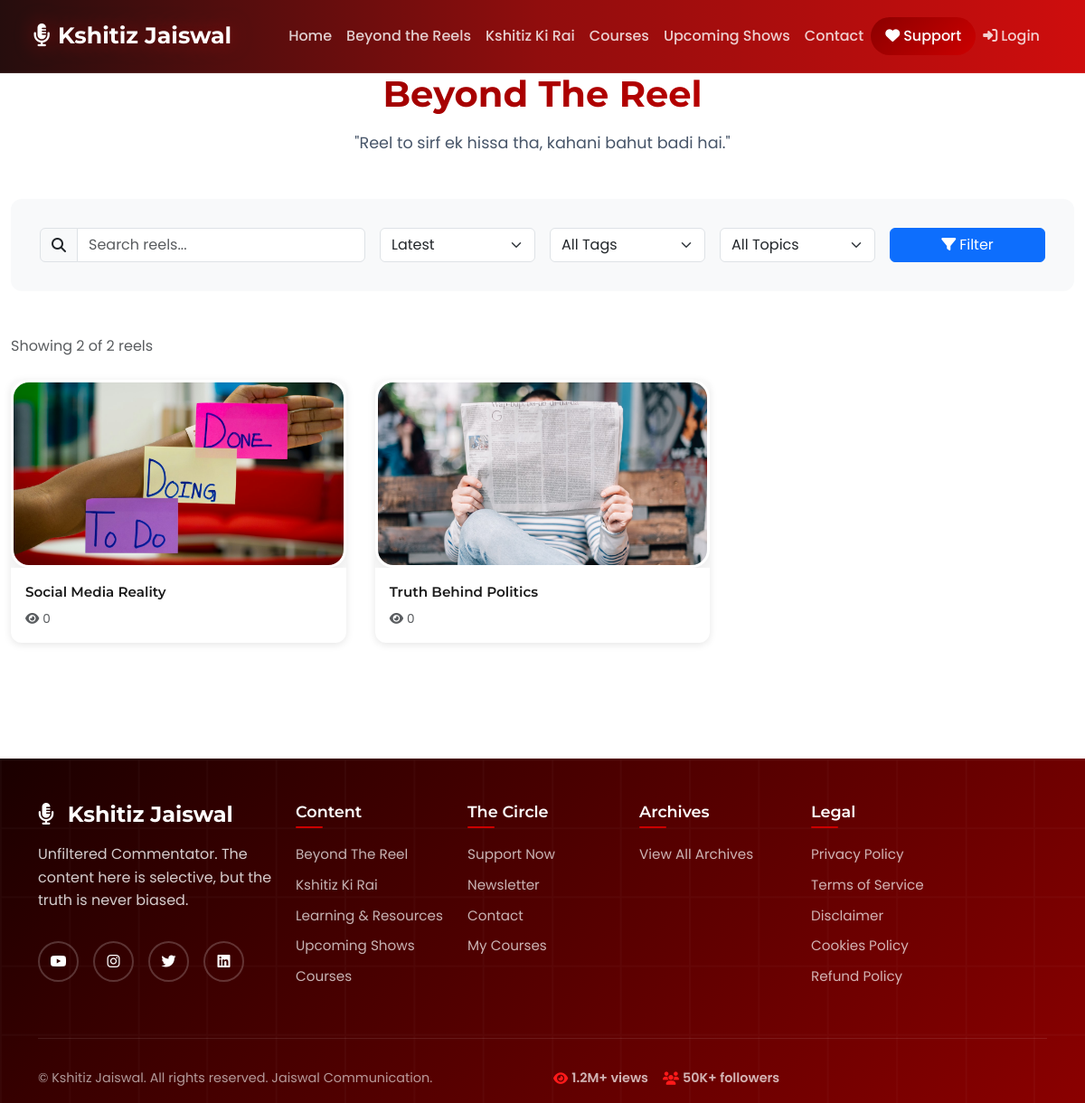
The page /reels on the database as committed earlier.
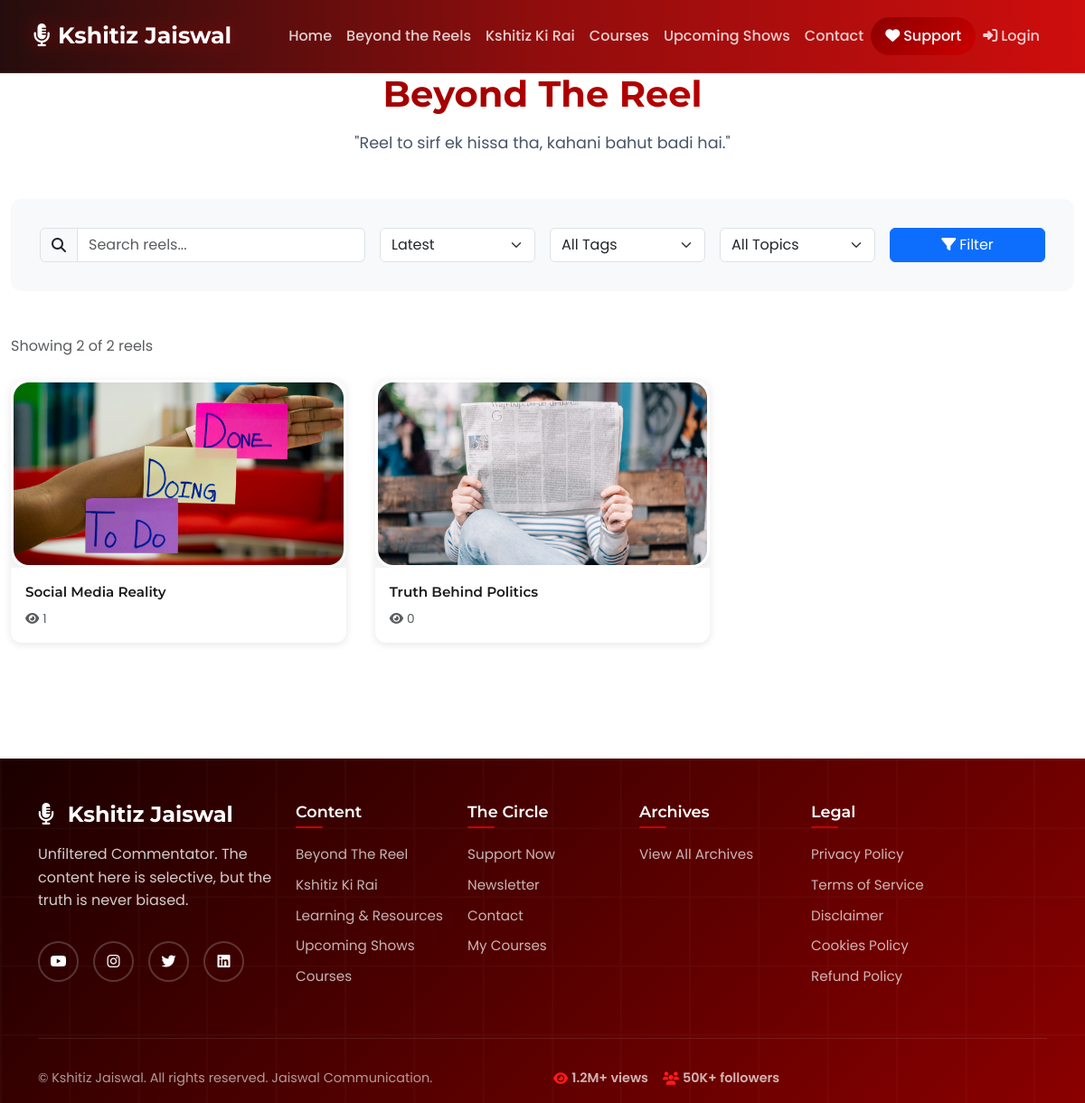
The same page on the database as committed later.
### models.py (models this page shows)
class Reel(db.Model):
    id = db.Column(db.Integer, primary_key=True)
    title = db.Column(db.String(200), nullable=False)
    thumbnail = db.Column(db.String(500))
    video_url = db.Column(db.String(500))
    behind_thought = db.Column(db.Text)
    sources = db.Column(db.Text)  # JSON string of sources list
    extra_context = db.Column(db.Text)
    category_tag = db.Column(db.String(50))  # trending, new, must_watch, fan_favourite, exclusive, behind_scenes
    topic_tag = db.Column(db.String(100))  # Topic for grouping/playlist (e.g., "Vote Chori Issue")
    view_count = db.Column(db.Integer, default=0)  # For popularity tracking
    is_featured = db.Column(db.Boolean, default=False)  # For homepage featured reels
    created_at = db.Column(db.DateTime, default=datetime.utcnow)
    def to_dict(self):
        return {
            'id': self.id,
            'title': self.title,
            'thumbnail': self.thumbnail or '',
            'video_url': self.video_url or '',
            'behind_thought': self.behind_thought or '',
            'sources': json.loads(self.sources) if self.sources else [],
            'extra_context': self.extra_context or '',
            'category_tag': self.category_tag or '',
            'topic_tag': self.topic_tag or '',
            'view_count': self.view_count or 0,
            'is_featured': self.is_featured or False,
            'created_at': self.created_at.isoformat() if self.created_at else ''
        }

### routes.py (the view)
@app.route('/reels')
def reels_library():
    search = request.args.get('search', '')
    sort_by = request.args.get('sort', 'latest')  # latest, oldest, popular
    category = request.args.get('category', '')
    topic = request.args.get('topic', '')
    page = request.args.get('page', 1, type=int)
    per_page = 24  # Show 24 reels per page (grid layout)
    query = Reel.query
    if search:
        query = query.filter(Reel.title.ilike(f'%{search}%'))
    if category:
        query = query.filter_by(category_tag=category)
    if topic:
        query = query.filter_by(topic_tag=topic)
    if sort_by == 'oldest':
        query = query.order_by(Reel.created_at.asc())
    elif sort_by == 'popular':
        query = query.order_by(Reel.view_count.desc())
    else:  # latest
        query = query.order_by(Reel.created_at.desc())
    pagination = query.paginate(page=page, per_page=per_page, error_out=False)
    reels = [reel.to_dict() for reel in pagination.items]
    topics = db.session.query(Reel.topic_tag).filter(Reel.topic_tag != None, Reel.topic_tag != '').distinct().all()
    topic_list = [t[0] for t in topics]
    categories = db.session.query(Reel.category_tag).filter(Reel.category_tag != None, Reel.category_tag != '').distinct().all()
    category_list = [c[0] for c in categories]
    return render_template('reels_library.html',
                         reels=reels,
                         pagination=pagination,
                         topics=topic_list,
                         categories=category_list,
                         current_search=search,
                         current_sort=sort_by,
                         current_category=category,
                         current_topic=topic)

### models.py (called while the page is built)
    @staticmethod
    def get_active_links():
        return SocialLink.query.filter_by(is_active=True).order_by(SocialLink.sort_order).all()

### templates/reels_library.html (shortened to what this page needs)
{% extends "base.html" %}
{% block content %}
<section class="reels-library-section section-padding">
    <div class="container-fluid" style="max-width: 1400px;">
        <div class="library-header text-center mb-5">
            <h1 class="section-title">Beyond The Reel</h1>
            <p class="section-subtitle">"Reel to sirf ek hissa tha, kahani bahut badi hai."</p>
        </div>
        <div class="search-filter-bar mb-5">
            <form method="GET" action="{{ url_for('reels_library') }}" class="row g-3">
                <div class="col-md-4">
                    <div class="input-group">
                        <span class="input-group-text"><i class="fas fa-search"></i></span>
                        <input type="text" class="form-control" name="search" placeholder="Search reels..." value="{{ current_search }}">
                    </div>
                </div>
                <div class="col-md-2">
                    <select name="sort" class="form-select">
                        <option value="latest" {% if current_sort == 'latest' %}selected{% endif %}>Latest</option>
                    </select>
                </div>
                <div class="col-md-2">
                    <select name="category" class="form-select">
                        <option value="">All Tags</option>
                    </select>
                </div>
                <div class="col-md-2">
                    <select name="topic" class="form-select">
                        <option value="">All Topics</option>
                    </select>
                </div>
                <div class="col-md-2">
                    <button type="submit" class="btn btn-primary w-100">
                        <i class="fas fa-filter me-1"></i>Filter
                    </button>
                </div>
            </form>
        </div>
        <div class="results-info mb-4">
            <p class="text-muted">
                Showing {{ reels|length }} of {{ pagination.total }} reels
            </p>
        </div>
        {% if reels %}
        <div class="reels-grid">
            {% for reel in reels %}
            <div class="reel-grid-item">
                <a href="{{ url_for('reel_detail', reel_id=reel.id) }}" class="reel-link">
                    <div class="reel-thumbnail-wrapper">
                        <img src="{{ url_for('static', filename=reel.thumbnail) if reel.thumbnail and not reel.thumbnail.startswith('http') else reel.thumbnail }}"
                             alt="{{ reel.title }}" class="reel-thumbnail">
                    </div>
                    <div class="reel-info">
                        <h6 class="reel-grid-title">{{ reel.title }}</h6>
                        <div class="reel-meta-info">
                            <span class="text-muted"><i class="fas fa-eye me-1"></i>{{ reel.view_count }}</span>
                        </div>
                    </div>
                </a>
            </div>
            {% endfor %}
        </div>
        {% endif %}
    </div>
</section>
{% endblock %}

### templates/base.html (shortened to what this page needs)
<!DOCTYPE html>
<html lang="en">
<head>
    <link href="https://cdn.jsdelivr.net/npm/bootstrap@5.3.0/dist/css/bootstrap.min.css" rel="stylesheet">
    <link rel="stylesheet" href="https://cdnjs.cloudflare.com/ajax/libs/font-awesome/6.4.0/css/all.min.css">
    <link rel="stylesheet" href="{{ url_for('static', filename='css/style.css') }}">
</head>
<body>
    <nav class="navbar navbar-expand-lg navbar-dark fixed-top custom-navbar">
        <div class="container">
            <a class="navbar-brand fw-bold" href="{{ url_for('index') }}">
                <i class="fas fa-microphone-alt me-2"></i>Kshitiz Jaiswal
            </a>
            <div class="collapse navbar-collapse" id="navbarNav">
                <ul class="navbar-nav ms-auto">
                    <li class="nav-item">
                        <a class="nav-link" href="{{ url_for('index') }}">Home</a>
                    </li>
                    <li class="nav-item">
                        <a class="nav-link" href="{{ url_for('reels_library') }}">Beyond the Reels</a>
                    </li>
                    <li class="nav-item">
                        <a class="nav-link" href="{{ url_for('polls_archive') }}">Kshitiz Ki Rai</a>
                    </li>
                    <li class="nav-item">
                        <a class="nav-link" href="{{ url_for('courses') }}">Courses</a>
                    </li>
                    <li class="nav-item">
                        <a class="nav-link" href="{{ url_for('upcoming_shows') }}">Upcoming Shows</a>
                    </li>
                    <li class="nav-item">
                        <a class="nav-link" href="{{ url_for('contact') }}">Contact</a>
                    </li>
                    <li class="nav-item">
                        <a class="nav-link support-btn" href="{{ url_for('index') }}#support">
                            <i class="fas fa-heart me-1"></i>Support
                        </a>
                    </li>
                    <li class="nav-item">
                        <a id="clerk-login-btn" class="nav-link" href="{{ url_for('clerk_login') }}">
                            <i class="fas fa-sign-in-alt me-1"></i>Login
                        </a>
                    </li>
                </ul>
            </div>
        </div>
    </nav>
    <main>
        {% block content %}{% endblock %}
    </main>
    <footer class="footer-section">
        <div class="container">
            <div class="row g-4">
                <div class="col-lg-3 col-md-6">
                    <div class="footer-brand">
                        <h4 class="footer-brand-title">
                            <i class="fas fa-microphone-alt me-2"></i>
                            Kshitiz Jaiswal
                        </h4>
                        <p class="footer-description">Unfiltered Commentator. The content here is selective, but the truth is never biased.</p>
                        <div class="footer-social">
                            {% if social_links %}
                                {% for link in social_links %}
                                <a href="{{ link.url }}" class="footer-social-link {{ link.platform|lower }}" title="{{ link.platform }}" {% if link.url and link.url != '#' %}target="_blank" rel="noopener noreferrer"{% endif %}>
                                    <i class="{{ link.icon_class }}"></i>
                                </a>
                                {% endfor %}
                            {% else %}
                                <a href="#" class="footer-social-link youtube" title="YouTube">
                                    <i class="fab fa-youtube"></i>
                                </a>
                                <a href="#" class="footer-social-link instagram" title="Instagram">
                                    <i class="fab fa-instagram"></i>
                                </a>
                                <a href="#" class="footer-social-link twitter" title="Twitter">
                                    <i class="fab fa-twitter"></i>
                                </a>
                                <a href="#" class="footer-social-link linkedin" title="LinkedIn">
                                    <i class="fab fa-linkedin"></i>
                                </a>
                            {% endif %}
                        </div>
                    </div>
                </div>
                <div class="col-lg-2 col-md-6">
                    <div class="footer-column">
                        <h6 class="footer-column-title">Content</h6>
                        <ul class="footer-links">
                            <li><a href="{{ url_for('reels_library') }}">Beyond The Reel</a></li>
                            <li><a href="{{ url_for('polls_archive') }}">Kshitiz Ki Rai</a></li>
                            <li><a href="{{ url_for('resources') }}">Learning & Resources</a></li>
                            <li><a href="{{ url_for('upcoming_shows') }}">Upcoming Shows</a></li>
                            <li><a href="{{ url_for('courses') }}">Courses</a></li>
                        </ul>
                    </div>
                </div>
                <div class="col-lg-2 col-md-6">
                    <div class="footer-column">
                        <h6 class="footer-column-title">The Circle</h6>
                        <ul class="footer-links">
                            <li><a href="{{ url_for('index') }}#support">Support Now</a></li>
                            <li><a href="{{ url_for('index') }}#newsletter">Newsletter</a></li>
                            <li><a href="{{ url_for('contact') }}">Contact</a></li>
                            <li><a href="{{ url_for('my_courses') }}">My Courses</a></li>
                        </ul>
                    </div>
                </div>
                <div class="col-lg-2 col-md-6">
                    <div class="footer-column">
                        <h6 class="footer-column-title">Archives</h6>
                        <ul class="footer-links" id="footer-archives">
                            {% if footer_archives %}
                                {% for archive in footer_archives %}
                                <li><a href="{{ url_for('archive_detail', slug=archive.slug) }}">{{ archive.title }} {{ archive.year }}</a></li>
                                {% endfor %}
                                <li><a href="{{ url_for('archives') }}" class="text-primary"><strong>View All →</strong></a></li>
                            {% else %}
                                <li><a href="{{ url_for('archives') }}">View All Archives</a></li>
                            {% endif %}
                        </ul>
                    </div>
                </div>
                <div class="col-lg-3 col-md-6">
                    <div class="footer-column">
                        <h6 class="footer-column-title">Legal</h6>
                        <ul class="footer-links">
                            <li><a href="{{ url_for('privacy_policy') }}">Privacy Policy</a></li>
                            <li><a href="{{ url_for('terms_of_service') }}">Terms of Service</a></li>
                            <li><a href="{{ url_for('disclaimer') }}">Disclaimer</a></li>
                            <li><a href="{{ url_for('cookies_policy') }}">Cookies Policy</a></li>
                            <li><a href="{{ url_for('refund_policy') }}">Refund Policy</a></li>
                        </ul>
                    </div>
                </div>
            </div>
            <div class="footer-bottom">
                <div class="row align-items-center">
                    <div class="col-md-6">
                        <p class="footer-copyright">&copy; Kshitiz Jaiswal. All rights reserved. Jaiswal Communication.</p>
                    </div>
                    <div class="col-md-6 text-md-end">
                        <div class="footer-stats">
                            <span class="footer-stat-item">
                                <i class="fas fa-eye me-1"></i>
                                <span>1.2M+ views</span>
                            </span>
                            <span class="footer-stat-item ms-3">
                                <i class="fas fa-users me-1"></i>
                                <span>50K+ followers</span>
                            </span>
                        </div>
                    </div>
                </div>
            </div>
        </div>
    </footer>
</body>
</html>

### templates/reels_library.html (style rules this page uses)
.reels-grid { display: grid; grid-template-columns: repeat(auto-fill, minmax(280px, 1fr)); gap: 2rem; margin-bottom: 3rem; }
.reel-grid-item { position: relative; border-radius: 12px; overflow: hidden; background: #fff; box-shadow: 0 2px 8px rgba(0,0,0,0.1); transition: transform 0.3s ease, box-shadow 0.3s ease; }
.reel-thumbnail-wrapper { position: relative; aspect-ratio: 16/9; overflow: hidden; }
.reel-thumbnail { width: 100%; height: 100%; object-fit: cover; transition: transform 0.3s ease; }
.reel-info { padding: 1rem; }
.reel-grid-title { font-weight: 600; color: #1a1a1a; margin-bottom: 0.5rem; font-size: 0.95rem; line-height: 1.4; }
.reel-meta-info { display: flex; align-items: center; gap: 0.5rem; font-size: 0.85rem; }
.search-filter-bar { background: #f8f9fa; padding: 2rem; border-radius: 12px; }

Rows that differ between the two databases and show on the page:
changed Reel "Social Media Reality": view_count "0" → "1"
